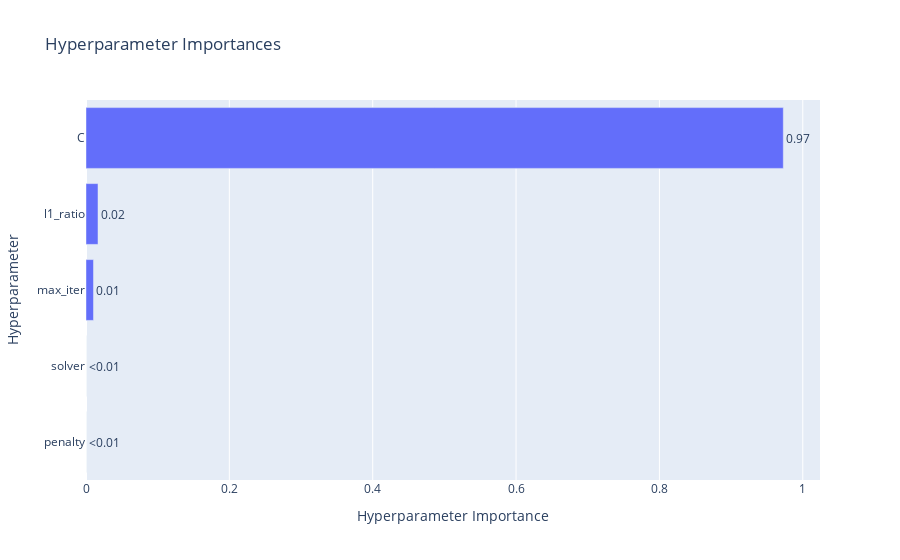

The code cell stored with this chart in its notebook:
### Code cell
optuna.visualization.plot_param_importances(study)

### Figure 1 — Plotly figure (JSON) as saved in the notebook; plotly's stock layout.template omitted (floating-point values rounded to 4 significant figures)
{"data": [{"cliponaxis": false, "hovertemplate": ["penalty (CategoricalDistribution): 0.0<extra></extra>", "solver (CategoricalDistribution): 0.0<extra></extra>", "max_iter (IntDistribution): 0.010422330258447696<extra></extra>", "l1_ratio (FloatDistribution): 0.016739871979012933<extra></extra>", "C (FloatDistribution): 0.9728377977625393<extra></extra>"], "name": "Objective Value", "orientation": "h", "text": ["<0.01", "<0.01", "0.01", "0.02", "0.97"], "textposition": "outside", "type": "bar", "x": [0, 0, 0.01042, 0.01674, 0.9728], "y": ["penalty", "solver", "max_iter", "l1_ratio", "C"]}], "layout": {"title": {"text": "Hyperparameter Importances"}, "xaxis": {"title": {"text": "Hyperparameter Importance"}}, "yaxis": {"title": {"text": "Hyperparameter"}}}}
